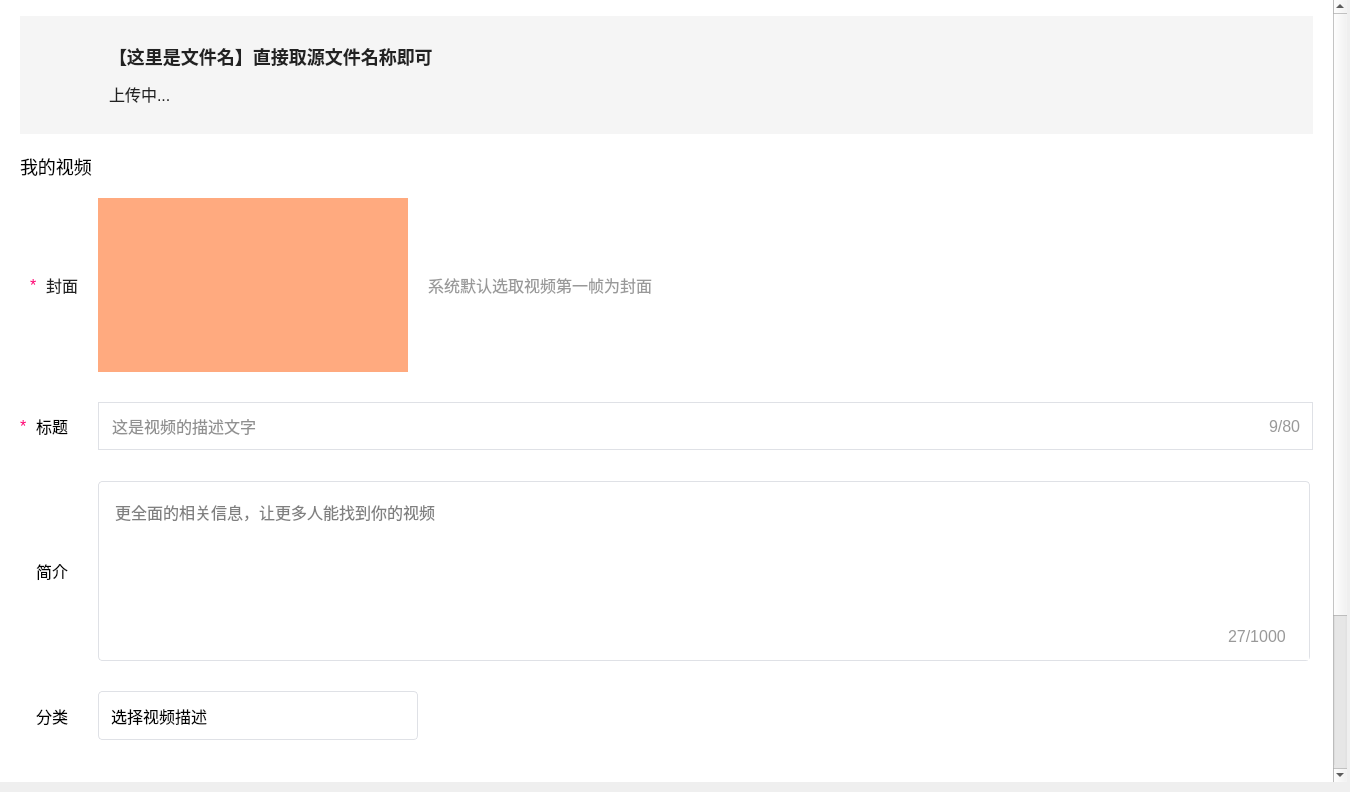
<?xml version="1.0" encoding="UTF-8"?>
<ui version="4.0">
 <class>UploadVideoPage</class>
 <widget class="QWidget" name="UploadVideoPage">
  <property name="geometry">
   <rect>
    <x>0</x>
    <y>0</y>
    <width>1350</width>
    <height>792</height>
   </rect>
  </property>
  <property name="windowTitle">
   <string>Form</string>
  </property>
  <property name="styleSheet">
   <string notr="true">*{
font-family : 微软雅⿊;
font-size : 16px;
}</string>
  </property>
  <layout class="QVBoxLayout" name="verticalLayout">
   <property name="spacing">
    <number>7</number>
   </property>
   <property name="leftMargin">
    <number>0</number>
   </property>
   <property name="topMargin">
    <number>0</number>
   </property>
   <property name="rightMargin">
    <number>3</number>
   </property>
   <property name="bottomMargin">
    <number>10</number>
   </property>
   <item>
    <widget class="QScrollArea" name="scrollArea">
     <property name="styleSheet">
      <string notr="true">#scrollArea{
border : none;
}
QScrollBar:vertical{ /*垂直滚动条*/
border : none;
background-color : #FFFFFF;
width : 10px;
}
QScrollBar::handle:vertical{ /*设置垂直滚动条⼿柄*/
border : none;
border-radius : 5px;
background-color : #E8E8E8;
}
QScrollBar::up-arrow:vertical, QScrollBar::down-arrow:vertical {
border:none;
width: 0px;
height: 0px;
}</string>
     </property>
     <property name="widgetResizable">
      <bool>true</bool>
     </property>
     <widget class="QWidget" name="scrollAreaWidgetContents">
      <property name="geometry">
       <rect>
        <x>0</x>
        <y>-199</y>
        <width>1337</width>
        <height>981</height>
       </rect>
      </property>
      <layout class="QVBoxLayout" name="verticalLayout_2">
       <property name="spacing">
        <number>0</number>
       </property>
       <property name="leftMargin">
        <number>0</number>
       </property>
       <property name="topMargin">
        <number>0</number>
       </property>
       <property name="rightMargin">
        <number>0</number>
       </property>
       <property name="bottomMargin">
        <number>0</number>
       </property>
       <item>
        <widget class="QWidget" name="pageBg" native="true">
         <property name="minimumSize">
          <size>
           <width>0</width>
           <height>981</height>
          </size>
         </property>
         <property name="maximumSize">
          <size>
           <width>1350</width>
           <height>981</height>
          </size>
         </property>
         <property name="styleSheet">
          <string notr="true">#pageBg{
background-color:#FFFFFF;
}</string>
         </property>
         <layout class="QVBoxLayout" name="verticalLayout_3">
          <property name="spacing">
           <number>20</number>
          </property>
          <property name="leftMargin">
           <number>20</number>
          </property>
          <property name="topMargin">
           <number>16</number>
          </property>
          <property name="rightMargin">
           <number>20</number>
          </property>
          <property name="bottomMargin">
           <number>0</number>
          </property>
          <item>
           <widget class="QWidget" name="uploadWidget" native="true">
            <property name="minimumSize">
             <size>
              <width>0</width>
              <height>118</height>
             </size>
            </property>
            <property name="maximumSize">
             <size>
              <width>16777215</width>
              <height>118</height>
             </size>
            </property>
            <property name="styleSheet">
             <string notr="true">#uploadWidget{
background-color : #F5F5F5;
}</string>
            </property>
            <layout class="QHBoxLayout" name="horizontalLayout">
             <property name="spacing">
              <number>8</number>
             </property>
             <property name="leftMargin">
              <number>28</number>
             </property>
             <property name="topMargin">
              <number>28</number>
             </property>
             <property name="rightMargin">
              <number>11</number>
             </property>
             <property name="bottomMargin">
              <number>28</number>
             </property>
             <item>
              <widget class="QLabel" name="folder">
               <property name="minimumSize">
                <size>
                 <width>52</width>
                 <height>44</height>
                </size>
               </property>
               <property name="maximumSize">
                <size>
                 <width>52</width>
                 <height>44</height>
                </size>
               </property>
               <property name="styleSheet">
                <string notr="true">#folder{
border-image :
url(&quot;:/images/uploadVideoPage/wenjian.png&quot;);
}</string>
               </property>
               <property name="text">
                <string/>
               </property>
              </widget>
             </item>
             <item>
              <widget class="QWidget" name="uploadInfo" native="true">
               <property name="minimumSize">
                <size>
                 <width>340</width>
                 <height>0</height>
                </size>
               </property>
               <property name="maximumSize">
                <size>
                 <width>340</width>
                 <height>16777215</height>
                </size>
               </property>
               <layout class="QGridLayout" name="gridLayout">
                <property name="leftMargin">
                 <number>1</number>
                </property>
                <property name="topMargin">
                 <number>1</number>
                </property>
                <property name="rightMargin">
                 <number>1</number>
                </property>
                <property name="bottomMargin">
                 <number>1</number>
                </property>
                <property name="horizontalSpacing">
                 <number>8</number>
                </property>
                <property name="verticalSpacing">
                 <number>16</number>
                </property>
                <item row="0" column="0" colspan="2">
                 <widget class="QLabel" name="fileName">
                  <property name="styleSheet">
                   <string notr="true">#fileName{
font-weight : bold;
font-size : 18px;
color : #222222;
}</string>
                  </property>
                  <property name="text">
                   <string>【这⾥是⽂件名】直接取源⽂件名称即可</string>
                  </property>
                 </widget>
                </item>
                <item row="1" column="0">
                 <widget class="QLabel" name="uploadProgress">
                  <property name="maximumSize">
                   <size>
                    <width>64</width>
                    <height>16777215</height>
                   </size>
                  </property>
                  <property name="styleSheet">
                   <string notr="true">#uploadProgress{
font-size : 16px;
color : #222222;
}</string>
                  </property>
                  <property name="text">
                   <string>上传中...</string>
                  </property>
                 </widget>
                </item>
                <item row="1" column="1">
                 <widget class="QLabel" name="downIcon">
                  <property name="minimumSize">
                   <size>
                    <width>16</width>
                    <height>16</height>
                   </size>
                  </property>
                  <property name="maximumSize">
                   <size>
                    <width>16</width>
                    <height>16</height>
                   </size>
                  </property>
                  <property name="styleSheet">
                   <string notr="true">#downIcon{
border-image :
url(:/images/uploadVideoPage/wancheng.png);
}</string>
                  </property>
                  <property name="text">
                   <string/>
                  </property>
                 </widget>
                </item>
                <item row="1" column="2">
                 <spacer name="horizontalSpacer_4">
                  <property name="orientation">
                   <enum>Qt::Orientation::Horizontal</enum>
                  </property>
                  <property name="sizeHint" stdset="0">
                   <size>
                    <width>40</width>
                    <height>20</height>
                   </size>
                  </property>
                 </spacer>
                </item>
               </layout>
              </widget>
             </item>
             <item>
              <spacer name="horizontalSpacer">
               <property name="orientation">
                <enum>Qt::Orientation::Horizontal</enum>
               </property>
               <property name="sizeHint" stdset="0">
                <size>
                 <width>40</width>
                 <height>20</height>
                </size>
               </property>
              </spacer>
             </item>
            </layout>
           </widget>
          </item>
          <item>
           <widget class="QLabel" name="myVideo">
            <property name="minimumSize">
             <size>
              <width>0</width>
              <height>24</height>
             </size>
            </property>
            <property name="maximumSize">
             <size>
              <width>16777215</width>
              <height>24</height>
             </size>
            </property>
            <property name="styleSheet">
             <string notr="true">#myVideo{
font-size : 18px;
color : #000000;
}</string>
            </property>
            <property name="text">
             <string>我的视频</string>
            </property>
           </widget>
          </item>
          <item>
           <widget class="QWidget" name="videoContent" native="true">
            <property name="minimumSize">
             <size>
              <width>0</width>
              <height>174</height>
             </size>
            </property>
            <property name="maximumSize">
             <size>
              <width>16777215</width>
              <height>174</height>
             </size>
            </property>
            <property name="styleSheet">
             <string notr="true"/>
            </property>
            <layout class="QHBoxLayout" name="horizontalLayout_2">
             <property name="spacing">
              <number>20</number>
             </property>
             <property name="leftMargin">
              <number>10</number>
             </property>
             <property name="topMargin">
              <number>0</number>
             </property>
             <property name="rightMargin">
              <number>0</number>
             </property>
             <property name="bottomMargin">
              <number>0</number>
             </property>
             <item>
              <widget class="QWidget" name="coverBox" native="true">
               <property name="minimumSize">
                <size>
                 <width>48</width>
                 <height>0</height>
                </size>
               </property>
               <property name="maximumSize">
                <size>
                 <width>48</width>
                 <height>16777215</height>
                </size>
               </property>
               <property name="styleSheet">
                <string notr="true"/>
               </property>
               <layout class="QHBoxLayout" name="horizontalLayout_3">
                <property name="spacing">
                 <number>8</number>
                </property>
                <property name="leftMargin">
                 <number>0</number>
                </property>
                <property name="topMargin">
                 <number>0</number>
                </property>
                <property name="rightMargin">
                 <number>0</number>
                </property>
                <property name="bottomMargin">
                 <number>0</number>
                </property>
                <item>
                 <widget class="QLabel" name="star">
                  <property name="styleSheet">
                   <string notr="true">#star{
font-size : 16px;
color : #FF006F;
}</string>
                  </property>
                  <property name="text">
                   <string>*</string>
                  </property>
                 </widget>
                </item>
                <item>
                 <widget class="QLabel" name="coverText">
                  <property name="styleSheet">
                   <string notr="true">#coverText{
font-size : 16px;
color : #222222;
}</string>
                  </property>
                  <property name="text">
                   <string>封面</string>
                  </property>
                 </widget>
                </item>
               </layout>
              </widget>
             </item>
             <item>
              <widget class="QWidget" name="ImageBox" native="true">
               <property name="minimumSize">
                <size>
                 <width>310</width>
                 <height>0</height>
                </size>
               </property>
               <property name="maximumSize">
                <size>
                 <width>310</width>
                 <height>16777215</height>
                </size>
               </property>
               <property name="styleSheet">
                <string notr="true">background-color: rgb(255, 170, 127);</string>
               </property>
               <widget class="QPushButton" name="changeButton">
                <property name="geometry">
                 <rect>
                  <x>0</x>
                  <y>134</y>
                  <width>310</width>
                  <height>40</height>
                 </rect>
                </property>
                <property name="styleSheet">
                 <string notr="true">#changeButton
{
border : none;
color : #FFFFFF;
background-color : rgba(0, 0, 0, 0.0);
}</string>
                </property>
                <property name="text">
                 <string>更改封面图</string>
                </property>
               </widget>
               <widget class="QLabel" name="imageLabel">
                <property name="geometry">
                 <rect>
                  <x>0</x>
                  <y>0</y>
                  <width>310</width>
                  <height>174</height>
                 </rect>
                </property>
                <property name="styleSheet">
                 <string notr="true">#imageLabel{
border-image :
url(:/images/uploadVideoPage/fengmian.png);
}</string>
                </property>
                <property name="text">
                 <string/>
                </property>
               </widget>
              </widget>
             </item>
             <item>
              <widget class="QLabel" name="coverLabel">
               <property name="styleSheet">
                <string notr="true">#coverLabel{
font-size : 16px;
color : #999999;
}</string>
               </property>
               <property name="text">
                <string>系统默认选取视频第一帧为封面</string>
               </property>
              </widget>
             </item>
             <item>
              <spacer name="horizontalSpacer_2">
               <property name="orientation">
                <enum>Qt::Orientation::Horizontal</enum>
               </property>
               <property name="sizeHint" stdset="0">
                <size>
                 <width>40</width>
                 <height>20</height>
                </size>
               </property>
              </spacer>
             </item>
            </layout>
           </widget>
          </item>
          <item>
           <widget class="QWidget" name="titleContent" native="true">
            <property name="minimumSize">
             <size>
              <width>0</width>
              <height>69</height>
             </size>
            </property>
            <property name="maximumSize">
             <size>
              <width>16777215</width>
              <height>69</height>
             </size>
            </property>
            <property name="styleSheet">
             <string notr="true"/>
            </property>
            <layout class="QHBoxLayout" name="horizontalLayout_4">
             <property name="spacing">
              <number>30</number>
             </property>
             <property name="leftMargin">
              <number>0</number>
             </property>
             <property name="topMargin">
              <number>10</number>
             </property>
             <property name="rightMargin">
              <number>0</number>
             </property>
             <property name="bottomMargin">
              <number>11</number>
             </property>
             <item>
              <widget class="QWidget" name="titleBox" native="true">
               <property name="minimumSize">
                <size>
                 <width>48</width>
                 <height>0</height>
                </size>
               </property>
               <property name="maximumSize">
                <size>
                 <width>48</width>
                 <height>16777215</height>
                </size>
               </property>
               <property name="styleSheet">
                <string notr="true"/>
               </property>
               <layout class="QHBoxLayout" name="horizontalLayout_5">
                <property name="spacing">
                 <number>8</number>
                </property>
                <property name="leftMargin">
                 <number>0</number>
                </property>
                <property name="topMargin">
                 <number>0</number>
                </property>
                <property name="rightMargin">
                 <number>0</number>
                </property>
                <property name="bottomMargin">
                 <number>0</number>
                </property>
                <item>
                 <widget class="QLabel" name="titleStar">
                  <property name="minimumSize">
                   <size>
                    <width>8</width>
                    <height>0</height>
                   </size>
                  </property>
                  <property name="maximumSize">
                   <size>
                    <width>8</width>
                    <height>16777215</height>
                   </size>
                  </property>
                  <property name="styleSheet">
                   <string notr="true">#titleStar{
font-size : 16px;
color : #FF006F;
}</string>
                  </property>
                  <property name="text">
                   <string>*</string>
                  </property>
                 </widget>
                </item>
                <item>
                 <widget class="QLabel" name="title">
                  <property name="text">
                   <string>标题</string>
                  </property>
                 </widget>
                </item>
               </layout>
              </widget>
             </item>
             <item>
              <widget class="QWidget" name="titleContentBox" native="true">
               <property name="styleSheet">
                <string notr="true">#titleContentBox{
border: 1px solid #DFE1E6;
}</string>
               </property>
               <layout class="QHBoxLayout" name="horizontalLayout_6">
                <property name="spacing">
                 <number>3</number>
                </property>
                <property name="leftMargin">
                 <number>12</number>
                </property>
                <property name="topMargin">
                 <number>0</number>
                </property>
                <property name="rightMargin">
                 <number>12</number>
                </property>
                <property name="bottomMargin">
                 <number>0</number>
                </property>
                <item>
                 <widget class="QLineEdit" name="videoTitle">
                  <property name="styleSheet">
                   <string notr="true">#videoTitle{
font-size : 16px;
color : #222222;
border : none;
}</string>
                  </property>
                  <property name="placeholderText">
                   <string>这是视频的描述文字</string>
                  </property>
                 </widget>
                </item>
                <item>
                 <widget class="QLabel" name="leftWord">
                  <property name="styleSheet">
                   <string notr="true">#leftWord{
font-size : 16px;
color : #999999;
}</string>
                  </property>
                  <property name="text">
                   <string>9/80</string>
                  </property>
                 </widget>
                </item>
               </layout>
              </widget>
             </item>
            </layout>
           </widget>
          </item>
          <item>
           <widget class="QWidget" name="briefIntroduce" native="true">
            <property name="minimumSize">
             <size>
              <width>0</width>
              <height>180</height>
             </size>
            </property>
            <property name="maximumSize">
             <size>
              <width>16777215</width>
              <height>180</height>
             </size>
            </property>
            <property name="styleSheet">
             <string notr="true"/>
            </property>
            <layout class="QHBoxLayout" name="horizontalLayout_7">
             <property name="spacing">
              <number>30</number>
             </property>
             <property name="leftMargin">
              <number>16</number>
             </property>
             <property name="topMargin">
              <number>0</number>
             </property>
             <property name="rightMargin">
              <number>0</number>
             </property>
             <property name="bottomMargin">
              <number>0</number>
             </property>
             <item>
              <widget class="QLabel" name="label">
               <property name="minimumSize">
                <size>
                 <width>32</width>
                 <height>0</height>
                </size>
               </property>
               <property name="maximumSize">
                <size>
                 <width>32</width>
                 <height>16777215</height>
                </size>
               </property>
               <property name="text">
                <string>简介</string>
               </property>
              </widget>
             </item>
             <item>
              <widget class="QWidget" name="linesEdit" native="true">
               <property name="styleSheet">
                <string notr="true"/>
               </property>
               <widget class="QPlainTextEdit" name="plainTextEdit">
                <property name="geometry">
                 <rect>
                  <x>0</x>
                  <y>0</y>
                  <width>1212</width>
                  <height>180</height>
                 </rect>
                </property>
                <property name="styleSheet">
                 <string notr="true">#plainTextEdit{
border: 1px solid #DFE1E6;
border-radius : 4px;
padding-left : 12px;
padding-top : 14px;
}</string>
                </property>
                <property name="placeholderText">
                 <string>更全面的相关信息，让更多人能找到你的视频</string>
                </property>
               </widget>
               <widget class="QLabel" name="briefLeftWord">
                <property name="geometry">
                 <rect>
                  <x>1130</x>
                  <y>145</y>
                  <width>69</width>
                  <height>21</height>
                 </rect>
                </property>
                <property name="styleSheet">
                 <string notr="true">#briefLeftWord{
color : #999999;
}</string>
                </property>
                <property name="text">
                 <string>27/1000</string>
                </property>
               </widget>
              </widget>
             </item>
            </layout>
           </widget>
          </item>
          <item>
           <widget class="QWidget" name="kindContent" native="true">
            <property name="minimumSize">
             <size>
              <width>0</width>
              <height>69</height>
             </size>
            </property>
            <property name="maximumSize">
             <size>
              <width>16777215</width>
              <height>69</height>
             </size>
            </property>
            <property name="styleSheet">
             <string notr="true"/>
            </property>
            <layout class="QHBoxLayout" name="horizontalLayout_8">
             <property name="spacing">
              <number>30</number>
             </property>
             <property name="leftMargin">
              <number>16</number>
             </property>
             <property name="topMargin">
              <number>0</number>
             </property>
             <property name="rightMargin">
              <number>0</number>
             </property>
             <property name="bottomMargin">
              <number>0</number>
             </property>
             <item>
              <widget class="QLabel" name="kindLabel">
               <property name="text">
                <string>分类</string>
               </property>
              </widget>
             </item>
             <item>
              <widget class="QComboBox" name="kinds">
               <property name="minimumSize">
                <size>
                 <width>320</width>
                 <height>49</height>
                </size>
               </property>
               <property name="maximumSize">
                <size>
                 <width>320</width>
                 <height>49</height>
                </size>
               </property>
               <property name="styleSheet">
                <string notr="true">#kinds{
border-radius : 4px;
border : 1px solid #DFE1E6;
padding-left : 12px;
}
QComboBox::drop-down{
width : 24px;
height : 24px;
/*border : 1px solid #999999;*/
border : none;
subcontrol-position : right;
right : 14px;
}
QComboBox::down-arrow{
border-image :
url(:/images/uploadVideoPage/xiala.png);
}</string>
               </property>
               <property name="placeholderText">
                <string>选择视频描述</string>
               </property>
              </widget>
             </item>
             <item>
              <spacer name="horizontalSpacer_3">
               <property name="orientation">
                <enum>Qt::Orientation::Horizontal</enum>
               </property>
               <property name="sizeHint" stdset="0">
                <size>
                 <width>40</width>
                 <height>20</height>
                </size>
               </property>
              </spacer>
             </item>
            </layout>
           </widget>
          </item>
          <item>
           <widget class="QWidget" name="tagContent" native="true">
            <property name="minimumSize">
             <size>
              <width>0</width>
              <height>69</height>
             </size>
            </property>
            <property name="maximumSize">
             <size>
              <width>16777215</width>
              <height>69</height>
             </size>
            </property>
            <property name="styleSheet">
             <string notr="true"/>
            </property>
            <layout class="QHBoxLayout" name="horizontalLayout_9">
             <property name="spacing">
              <number>30</number>
             </property>
             <property name="leftMargin">
              <number>16</number>
             </property>
             <property name="topMargin">
              <number>0</number>
             </property>
             <property name="rightMargin">
              <number>0</number>
             </property>
             <property name="bottomMargin">
              <number>20</number>
             </property>
             <item>
              <widget class="QLabel" name="tagLabel">
               <property name="minimumSize">
                <size>
                 <width>32</width>
                 <height>0</height>
                </size>
               </property>
               <property name="maximumSize">
                <size>
                 <width>32</width>
                 <height>16777215</height>
                </size>
               </property>
               <property name="text">
                <string>标签</string>
               </property>
              </widget>
             </item>
             <item>
              <widget class="QWidget" name="tagWidget" native="true">
               <property name="styleSheet">
                <string notr="true"/>
               </property>
               <layout class="QHBoxLayout" name="tagLayout">
                <property name="spacing">
                 <number>0</number>
                </property>
                <property name="leftMargin">
                 <number>0</number>
                </property>
                <property name="topMargin">
                 <number>0</number>
                </property>
                <property name="rightMargin">
                 <number>0</number>
                </property>
                <property name="bottomMargin">
                 <number>0</number>
                </property>
               </layout>
              </widget>
             </item>
            </layout>
           </widget>
          </item>
          <item>
           <widget class="QLabel" name="seperatorLine">
            <property name="maximumSize">
             <size>
              <width>16777215</width>
              <height>1</height>
             </size>
            </property>
            <property name="styleSheet">
             <string notr="true">#seperatorLine{
background-color : #DFE1E6;
}</string>
            </property>
            <property name="text">
             <string/>
            </property>
           </widget>
          </item>
          <item>
           <widget class="QWidget" name="btnWidget" native="true">
            <property name="minimumSize">
             <size>
              <width>0</width>
              <height>48</height>
             </size>
            </property>
            <property name="styleSheet">
             <string notr="true"/>
            </property>
            <layout class="QHBoxLayout" name="horizontalLayout_10">
             <property name="spacing">
              <number>0</number>
             </property>
             <property name="leftMargin">
              <number>0</number>
             </property>
             <property name="topMargin">
              <number>10</number>
             </property>
             <property name="rightMargin">
              <number>0</number>
             </property>
             <property name="bottomMargin">
              <number>34</number>
             </property>
             <item>
              <spacer name="horizontalSpacer_5">
               <property name="orientation">
                <enum>Qt::Orientation::Horizontal</enum>
               </property>
               <property name="sizeHint" stdset="0">
                <size>
                 <width>40</width>
                 <height>20</height>
                </size>
               </property>
              </spacer>
             </item>
             <item>
              <widget class="QPushButton" name="commitBtn">
               <property name="minimumSize">
                <size>
                 <width>136</width>
                 <height>48</height>
                </size>
               </property>
               <property name="maximumSize">
                <size>
                 <width>136</width>
                 <height>48</height>
                </size>
               </property>
               <property name="styleSheet">
                <string notr="true">#commitBtn{
background-color : #3ECEFE;
color : #FFFFFF;
border-radius:4px;
}</string>
               </property>
               <property name="text">
                <string>提交</string>
               </property>
              </widget>
             </item>
             <item>
              <spacer name="horizontalSpacer_6">
               <property name="orientation">
                <enum>Qt::Orientation::Horizontal</enum>
               </property>
               <property name="sizeHint" stdset="0">
                <size>
                 <width>40</width>
                 <height>20</height>
                </size>
               </property>
              </spacer>
             </item>
            </layout>
           </widget>
          </item>
         </layout>
        </widget>
       </item>
      </layout>
     </widget>
    </widget>
   </item>
  </layout>
 </widget>
 <resources/>
 <connections/>
</ui>
